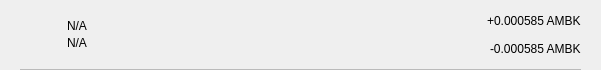
<?xml version="1.0" encoding="UTF-8"?>
<ui version="4.0">
 <class>TxRow</class>
 <widget class="QWidget" name="TxRow">
  <property name="geometry">
   <rect>
    <x>0</x>
    <y>0</y>
    <width>601</width>
    <height>70</height>
   </rect>
  </property>
  <property name="minimumSize">
   <size>
    <width>0</width>
    <height>40</height>
   </size>
  </property>
  <property name="windowTitle">
   <string>Form</string>
  </property>
  <layout class="QVBoxLayout" name="verticalLayout_3">
   <property name="spacing">
    <number>0</number>
   </property>
   <property name="leftMargin">
    <number>0</number>
   </property>
   <property name="topMargin">
    <number>0</number>
   </property>
   <property name="rightMargin">
    <number>0</number>
   </property>
   <property name="bottomMargin">
    <number>0</number>
   </property>
   <item>
    <widget class="QWidget" name="rowContainer" native="true">
     <layout class="QVBoxLayout" name="verticalLayout_2">
      <property name="spacing">
       <number>9</number>
      </property>
      <property name="leftMargin">
       <number>20</number>
      </property>
      <property name="topMargin">
       <number>9</number>
      </property>
      <property name="rightMargin">
       <number>20</number>
      </property>
      <property name="bottomMargin">
       <number>0</number>
      </property>
      <item>
       <widget class="QFrame" name="frame">
        <property name="styleSheet">
         <string notr="true">border:none;</string>
        </property>
        <property name="frameShape">
         <enum>QFrame::StyledPanel</enum>
        </property>
        <property name="frameShadow">
         <enum>QFrame::Raised</enum>
        </property>
        <layout class="QHBoxLayout" name="horizontalLayout" stretch="0,2,0">
         <property name="leftMargin">
          <number>0</number>
         </property>
         <property name="topMargin">
          <number>0</number>
         </property>
         <property name="rightMargin">
          <number>0</number>
         </property>
         <property name="bottomMargin">
          <number>0</number>
         </property>
         <item>
          <widget class="QPushButton" name="icon">
           <property name="focusPolicy">
            <enum>Qt::NoFocus</enum>
           </property>
           <property name="styleSheet">
            <string notr="true">border:none;</string>
           </property>
           <property name="text">
            <string/>
           </property>
           <property name="iconSize">
            <size>
             <width>28</width>
             <height>28</height>
            </size>
           </property>
          </widget>
         </item>
         <item>
          <layout class="QVBoxLayout" name="verticalLayout">
           <property name="spacing">
            <number>3</number>
           </property>
           <property name="leftMargin">
            <number>9</number>
           </property>
           <item>
            <widget class="QLabel" name="lblAddress">
             <property name="styleSheet">
              <string notr="true"/>
             </property>
             <property name="text">
              <string notr="true">N/A</string>
             </property>
             <property name="alignment">
              <set>Qt::AlignBottom|Qt::AlignLeading|Qt::AlignLeft</set>
             </property>
            </widget>
           </item>
           <item>
            <widget class="QLabel" name="lblDate">
             <property name="styleSheet">
              <string notr="true"/>
             </property>
             <property name="text">
              <string notr="true">N/A</string>
             </property>
             <property name="alignment">
              <set>Qt::AlignLeading|Qt::AlignLeft|Qt::AlignTop</set>
             </property>
            </widget>
           </item>
          </layout>
         </item>
         <item>
          <widget class="QWidget" name="containerAmounts" native="true">
           <property name="minimumSize">
            <size>
             <width>80</width>
             <height>0</height>
            </size>
           </property>
           <layout class="QVBoxLayout" name="verticalLayout_4">
            <property name="leftMargin">
             <number>0</number>
            </property>
            <property name="topMargin">
             <number>0</number>
            </property>
            <property name="rightMargin">
             <number>0</number>
            </property>
            <property name="bottomMargin">
             <number>0</number>
            </property>
            <item alignment="Qt::AlignRight">
             <widget class="QLabel" name="lblAmountTop">
              <property name="styleSheet">
               <string notr="true"/>
              </property>
              <property name="text">
               <string>+0.000585 AMBK</string>
              </property>
             </widget>
            </item>
            <item alignment="Qt::AlignRight">
             <widget class="QLabel" name="lblAmountBottom">
              <property name="styleSheet">
               <string notr="true"/>
              </property>
              <property name="text">
               <string>-0.000585 AMBK</string>
              </property>
             </widget>
            </item>
           </layout>
          </widget>
         </item>
        </layout>
       </widget>
      </item>
      <item>
       <widget class="QLabel" name="lblDivisory">
        <property name="minimumSize">
         <size>
          <width>0</width>
          <height>1</height>
         </size>
        </property>
        <property name="maximumSize">
         <size>
          <width>16777215</width>
          <height>1</height>
         </size>
        </property>
        <property name="styleSheet">
         <string notr="true">background-color:#bababa;</string>
        </property>
        <property name="text">
         <string/>
        </property>
        <property name="alignment">
         <set>Qt::AlignBottom|Qt::AlignLeading|Qt::AlignLeft</set>
        </property>
       </widget>
      </item>
     </layout>
    </widget>
   </item>
  </layout>
 </widget>
 <resources/>
 <connections/>
</ui>
